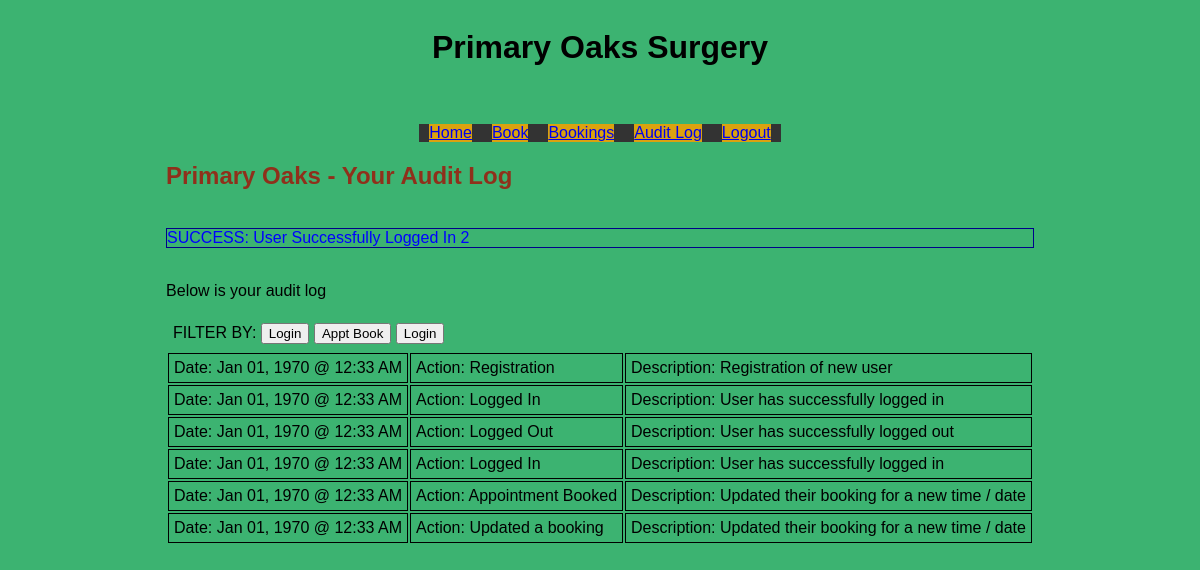
The app's page /version_05/auditlog.php (signed in) with its own data.
### tables this page shows
CREATE TABLE `audit` (
  `auditid` int(11) NOT NULL,
  `date` datetime NOT NULL,
  `userid` int(11) NOT NULL,
  `code` text NOT NULL,
  `auditdescrip` text NOT NULL
);

### version_05/assets/dbconn.php (called while the page is built, shortened)
<?php
function dbconnect_select(){
    $servername = "localhost";
    $dbusername = "root";
    $dbpassword = "";
    $dbname = "primaryoaks";
    try {
        $conn = new PDO("mysql:host=$servername;port=3306;dbname=$dbname", $dbusername, $dbpassword);
        $conn->setAttribute(PDO::ATTR_ERRMODE, PDO::ERRMODE_EXCEPTION);
        return $conn;
    } catch(PDOException $e) {
        error_log("Database error in super_checker: " . $e->getMessage());
        throw $e;
    }
}

### version_05/auditlog.php (the view, shortened to what this page needs)
<?php
require_once "assets/common.php";
require_once "assets/dbconn.php";
echo "<!DOCTYPE html>";
echo "<html>";
echo "<head>";
echo "<link rel='stylesheet' type='text/css' href='css/styles.css' />";
echo "</head>";
echo "<body>";
echo "<div class='container'>";
require_once "assets/topbar.php";
require_once "assets/nav.php";
echo "<div class='content'>";
echo "<h2> Primary Oaks - Your Audit Log</h2>";
echo "<br>";
echo usermessage();
echo "<br>";
echo "<p class='content'> Below is your audit log </p>";
echo "<form action='' method='post'><table>";
echo "<tr>";
echo"<td> FILTER BY:  <input type='submit' name='LOG' value='Login'> <input type='submit' name='APB' value='Appt Book'> <input type='submit' name='LOG' value='Login'></td>";
echo"</table></form>";
try{
    if(!isset($_SESSION['auditfilter'])) {
        $audits = audit_getter(dbconnect_select(), "");
    } else {
        $audits = audit_getter(dbconnect_select(), $_SESSION['auditfilter']);
    }
}  catch (PDOException $e) {
    $_SESSION['usermessage'] = "ERROR: " . $e->getMessage();
    header("Location: index.php");
    exit;
} catch (Exception $e) {
    $_SESSION['usermessage'] = "ERROR: " . $e->getMessage();
    header("Location: index.php");
    exit;
}
if (!$audits) {
    echo "no audits found";
} else {
    echo "<table id='bookings'>";
    foreach ($audits as $audit) {
        if ($audit['code'] == "REG") {
            $code = "Registration";
        } elseif ($audit['code'] == "LGI") {
            $code = "Logged In";
        } elseif ($audit['code'] == "LGO") {
            $code = "Logged Out";
        } elseif ($audit['code'] == "FLG") {
            $code = "Failed Logging in";
        } elseif ($audit['code'] == "APB") {
            $code = "Appointment Booked";
        } elseif ($audit['code'] == "UPB") {
            $code = "Updated a booking";
        } elseif ($audit['code'] == "APC") {
            $code = "Appointment Cancelled";
        }
        echo "<tr>";
        echo "<td> Date: " . date('M d, Y @ h:i A', $audit['date']) . "</td>";
        echo "<td> Action: " . $code . "</td>";
        echo "<td> Description: " . $audit['auditdescrip'] . "</td>";
        echo "</tr>";
    }
    echo "</table>";
}
echo "<br>";
echo "</div>";
echo "</div>";
echo "</body>";
echo "</html>";
?><?php

### version_05/assets/topbar.php
<?php
echo "<div class='topbar'>";
    echo "<h1> Primary Oaks Surgery</h1>";
    echo "<br>";
    echo "<br>";
echo "</div>";

### version_05/assets/nav.php
<?php
echo "<div class='navi'>";
echo "<nav>";
echo "<ul>";
echo "<li class='linkbox'> <a href='index.php'>Home</a></li>";
if(!isset($_SESSION['userid'])){
    echo "<li class='linkbox'> <a href='login.php'>Login</a></li>";
    echo "<li class='linkbox'> <a href='register.php'>Register</a></li>";
} else {
    echo "<li class='linkbox'> <a href='book.php'>Book</a></li>";
    echo "<li class='linkbox'> <a href='bookings.php'>Bookings</a></li>";
    echo "<li class='linkbox'> <a href='auditlog.php'>Audit Log</a></li>";
    echo "<li class='linkbox'> <a href='logout.php'>Logout</a></li>";
}
echo "</ul>";
echo "</nav>";
echo "</div>";

### version_05/assets/common.php (shortened to what this page needs)
<?php
function usermessage(){
    if(isset($_SESSION['usermessage'])){
        if(str_contains($_SESSION['usermessage'],"ERROR")){
            $msg = "<div id='usererror'>".$_SESSION['usermessage']."</div>";
        } else {
            $msg = "<div id='usermessage'>".$_SESSION['usermessage']."</div>";
        }
    } else {
        $msg = "";
    }
    return $msg;
}
function audit_getter($conn, $auditfilter){
    if($auditfilter == "") {
        $sql = "SELECT * FROM audit WHERE userid = ?";
    } else {
        $sql = "SELECT * FROM audit WHERE userid = ? AND code = ?";
    }
    $stmt = $conn->prepare($sql);
    $stmt->bindParam(1, $_SESSION['userid']);
    $stmt->execute();
    $result = $stmt->fetchAll(PDO::FETCH_ASSOC);
    if($result){
        return $result;
    } else {
        return false;
    }
}

### version_05/css/styles.css (style rules this page uses)
.container { display: flex; justify-content: center; align-items: center; flex-direction: column; }
#usermessage { color: blue; border: 1px solid darkblue; }
nav ul { list-style-type: none; margin: 0; padding: 0; display: flex; justify-content: flex-start; background-color: #333; }
nav li { margin: 0 10px 0 10px; }
body { background-color: mediumseagreen; font-family: Arial, Helvetica, sans-serif; }
h2 { color:#8f301b; }
.linkbox { background-color: #dba20f; }
td { padding: 5px; }

### records on screen
audit: date "Jan 01, 1970 @ 12:33 AM", code "Registration", auditdescrip "Registration of new user"
audit: date "Jan 01, 1970 @ 12:33 AM", code "Logged In", auditdescrip "User has successfully logged in"
audit: date "Jan 01, 1970 @ 12:33 AM", code "Logged Out", auditdescrip "User has successfully logged out"
audit: date "Jan 01, 1970 @ 12:33 AM", code "Logged In", auditdescrip "User has successfully logged in"
audit: date "Jan 01, 1970 @ 12:33 AM", code "Appointment Booked", auditdescrip "Updated their booking for a new time / date"
audit: date "Jan 01, 1970 @ 12:33 AM", code "Updated a booking", auditdescrip "Updated their booking for a new time / date"

### other values on screen
$_SESSION['usermessage'] "SUCCESS: User Successfully Logged In 2"
